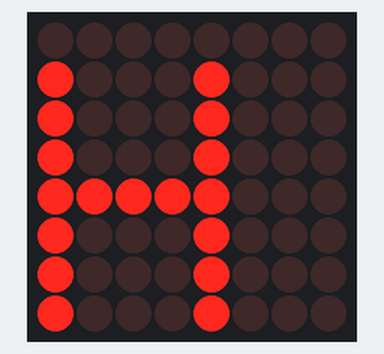
The sketch below on a simulated Arduino Uno, built with avr-gcc and run on an emulated ATmega328P. Shown: 8×8 LED matrix.

Above: at 0.06 s.
At 0.72 s:
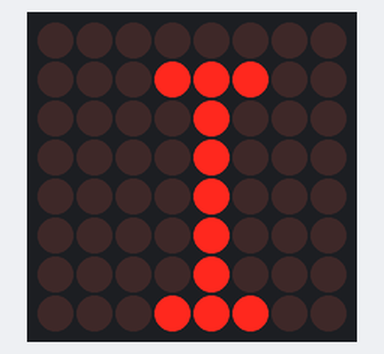
At 1.38 s:
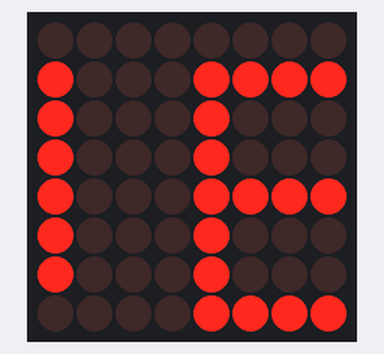
At 2.48 s:
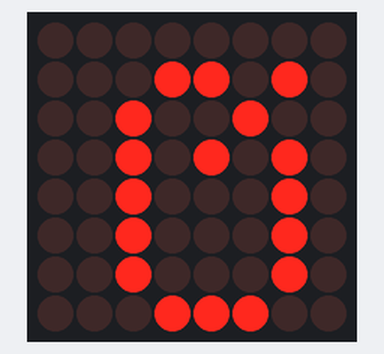
At 3.59 s:
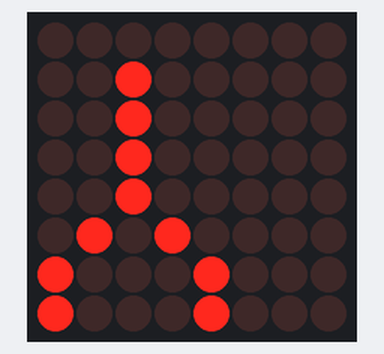
At 5.02 s:
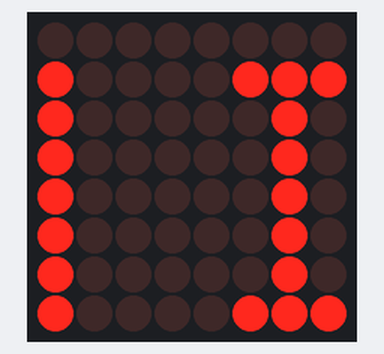

Measured:
- by itself, everything shown: repeats every 4.5 s, in 41 steps

The sketch:

test.ino
```cpp
#include <LedControl.h>

const int DIN_PIN = 7;
const int CLK_PIN = 6;
const int CS_PIN = 5;

LedControl lc = LedControl(DIN_PIN, CLK_PIN, CS_PIN, 1);

const char scrollText[] = "HAPPY";

// Character map stored in PROGMEM
PROGMEM const unsigned char CH_ROTATED[][8] = {
  { 0x00, 0x00, 0x00, 0x00, 0x00, 0x00, 0x00, 0x00 }, // space
  { 0x00, 0x00, 0x1B, 0x00, 0x00, 0x00, 0x00, 0x00 }, // !
  { 0x00, 0x06, 0x00, 0x06, 0x00, 0x00, 0x00, 0x00 }, // "
  { 0x14, 0x7F, 0x14, 0x7F, 0x14, 0x00, 0x00, 0x00 }, // #
  { 0x24, 0x2A, 0x7F, 0x2A, 0x12, 0x00, 0x00, 0x00 }, // $
  { 0x23, 0x13, 0x08, 0x64, 0x62, 0x00, 0x00, 0x00 }, // %
  { 0x36, 0x49, 0x55, 0x22, 0x50, 0x00, 0x00, 0x00 }, // &
  { 0x00, 0x05, 0x03, 0x00, 0x00, 0x00, 0x00, 0x00 }, // '
  { 0x00, 0x1C, 0x22, 0x41, 0x00, 0x00, 0x00, 0x00 }, // (
  { 0x00, 0x41, 0x22, 0x1C, 0x00, 0x00, 0x00, 0x00 }, // )
  { 0x14, 0x08, 0x3E, 0x08, 0x14, 0x00, 0x00, 0x00 }, // *
  { 0x08, 0x08, 0x3E, 0x08, 0x08, 0x00, 0x00, 0x00 }, // +
  { 0x00, 0x50, 0x30, 0x00, 0x00, 0x00, 0x00, 0x00 }, // ,
  { 0x08, 0x08, 0x08, 0x08, 0x08, 0x00, 0x00, 0x00 }, // -
  { 0x00, 0x60, 0x60, 0x00, 0x00, 0x00, 0x00, 0x00 }, // .
  { 0x20, 0x10, 0x08, 0x04, 0x02, 0x00, 0x00, 0x00 }, // /
  { 0x3E, 0x51, 0x49, 0x45, 0x3E, 0x00, 0x00, 0x00 }, // 0
  { 0x00, 0x42, 0x7F, 0x40, 0x00, 0x00, 0x00, 0x00 }, // 1
  { 0x42, 0x61, 0x51, 0x49, 0x46, 0x00, 0x00, 0x00 }, // 2
  { 0x21, 0x41, 0x45, 0x4B, 0x31, 0x00, 0x00, 0x00 }, // 3
  { 0x18, 0x14, 0x12, 0x7F, 0x10, 0x00, 0x00, 0x00 }, // 4
  { 0x27, 0x45, 0x45, 0x45, 0x39, 0x00, 0x00, 0x00 }, // 5
  { 0x3C, 0x4A, 0x49, 0x49, 0x30, 0x00, 0x00, 0x00 }, // 6
  { 0x01, 0x71, 0x09, 0x05, 0x03, 0x00, 0x00, 0x00 }, // 7
  { 0x36, 0x49, 0x49, 0x49, 0x36, 0x00, 0x00, 0x00 }, // 8
  { 0x06, 0x49, 0x49, 0x29, 0x1E, 0x00, 0x00, 0x00 }, // 9
  { 0x00, 0x36, 0x36, 0x00, 0x00, 0x00, 0x00, 0x00 }, // :
  { 0x00, 0x56, 0x36, 0x00, 0x00, 0x00, 0x00, 0x00 }, // ;
  { 0x08, 0x14, 0x22, 0x41, 0x00, 0x00, 0x00, 0x00 }, // <
  { 0x14, 0x14, 0x14, 0x14, 0x14, 0x00, 0x00, 0x00 }, // =
  { 0x00, 0x41, 0x22, 0x14, 0x08, 0x00, 0x00, 0x00 }, // >
  { 0x02, 0x01, 0x51, 0x09, 0x06, 0x00, 0x00, 0x00 }, // ?
  { 0x3E, 0x41, 0x5D, 0x55, 0x1E, 0x00, 0x00, 0x00 }, // @
  { 0x7E, 0x09, 0x09, 0x09, 0x7E, 0x00, 0x00, 0x00 }, // A
  { 0x7F, 0x49, 0x49, 0x49, 0x36, 0x00, 0x00, 0x00 }, // B
  { 0x3E, 0x41, 0x41, 0x41, 0x22, 0x00, 0x00, 0x00 }, // C
  { 0x7F, 0x41, 0x41, 0x41, 0x3E, 0x00, 0x00, 0x00 }, // D
  { 0x7F, 0x49, 0x49, 0x49, 0x41, 0x00, 0x00, 0x00 }, // E
  { 0x7F, 0x09, 0x09, 0x09, 0x01, 0x00, 0x00, 0x00 }, // F
  { 0x3E, 0x41, 0x49, 0x49, 0x7A, 0x00, 0x00, 0x00 }, // G
  { 0x7F, 0x08, 0x08, 0x08, 0x7F, 0x00, 0x00, 0x00 }, // H
  { 0x00, 0x41, 0x7F, 0x41, 0x00, 0x00, 0x00, 0x00 }, // I
  { 0x20, 0x40, 0x41, 0x3F, 0x01, 0x00, 0x00, 0x00 }, // J
  { 0x7F, 0x08, 0x14, 0x22, 0x41, 0x00, 0x00, 0x00 }, // K
  { 0x7F, 0x40, 0x40, 0x40, 0x40, 0x00, 0x00, 0x00 }, // L
  { 0x7F, 0x02, 0x0C, 0x02, 0x7F, 0x00, 0x00, 0x00 }, // M
  { 0x7F, 0x04, 0x08, 0x10, 0x7F, 0x00, 0x00, 0x00 }, // N
  { 0x3E, 0x41, 0x41, 0x41, 0x3E, 0x00, 0x00, 0x00 }, // O
  { 0x7F, 0x09, 0x09, 0x09, 0x06, 0x00, 0x00, 0x00 }, // P
  { 0x3E, 0x41, 0x51, 0x21, 0x5E, 0x00, 0x00, 0x00 }, // Q
  { 0x7F, 0x09, 0x19, 0x29, 0x46, 0x00, 0x00, 0x00 }, // R
  { 0x26, 0x49, 0x49, 0x49, 0x32, 0x00, 0x00, 0x00 }, // S
  { 0x01, 0x01, 0x7F, 0x01, 0x01, 0x00, 0x00, 0x00 }, // T
  { 0x3F, 0x40, 0x40, 0x40, 0x3F, 0x00, 0x00, 0x00 }, // U
  { 0x07, 0x18, 0x60, 0x18, 0x07, 0x00, 0x00, 0x00 }, // V
  { 0x3F, 0x40, 0x38, 0x40, 0x3F, 0x00, 0x00, 0x00 }, // W
  { 0x63, 0x14, 0x08, 0x14, 0x63, 0x00, 0x00, 0x00 }, // X
  { 0x03, 0x04, 0x78, 0x04, 0x03, 0x00, 0x00, 0x00 }, // Y
  { 0x61, 0x51, 0x49, 0x45, 0x43, 0x00, 0x00, 0x00 }, // Z
};

void setup() {
  lc.shutdown(0, false);
  lc.setIntensity(0, 8);
  lc.clearDisplay(0);
}

void loop() {
  for (int i = 0; i < strlen(scrollText) * 8 + 1; i++) {
    for (int col = 0; col < 8; col++) {
      lc.setColumn(0, col, getCharColumn(scrollText[i / 8], col + i % 8));
    }
    delay(100);
  }
}

byte getCharColumn(char c, int col) {
  if (c >= ' ' && c <= '~') {
    return pgm_read_byte(&CH_ROTATED[c - 32][col]);
  } else {
    return 0;
  }
}
```
